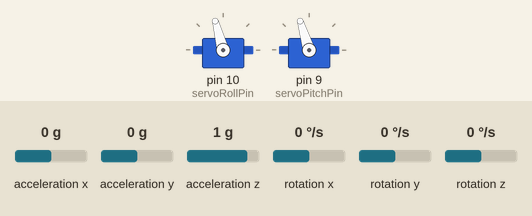
Simulated run of this sketch. Board: Arduino Uno, built with avr-gcc and run on an emulated ATmega328P. Shown: 2 × servo. Wiring (inferred from the names in the program): MPU-6050 motion sensor at I2C address 0x68. The test bench sets the inputs (shaded band); at power-on: acceleration z 1 g, acceleration x 0 g, rotation x 0 °/s, rotation y 0 °/s, acceleration y 0 g, rotation z 0 °/s.

Above: at 1.2 s.
1.3 s: acceleration z set to 0 g
At 1.7 s:
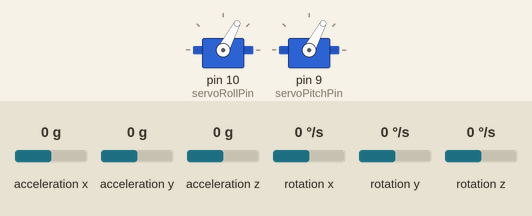
2.8 s: acceleration x set to -1.4 g
At 2.91 s:
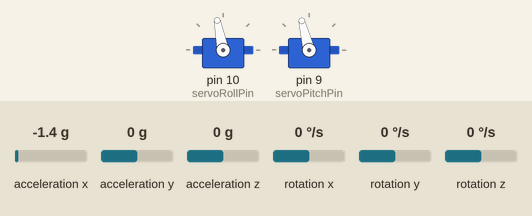
5.8 s: rotation x set to 12 °/s
At 8.69 s:
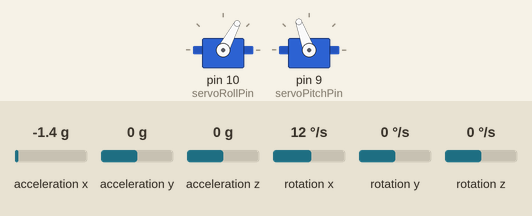
8.8 s: acceleration x set to 0.8 g
11.8 s: rotation y set to -192 °/s
13.6 s: rotation x set to -192 °/s
At 15.1 s:
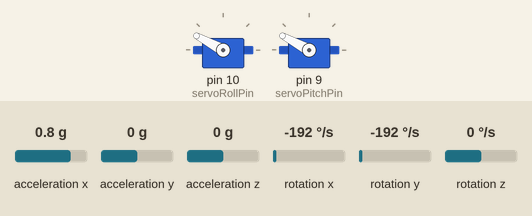
Timing chart, 0 to 16.6 s (numbered marks = the images above; inputs shaded):
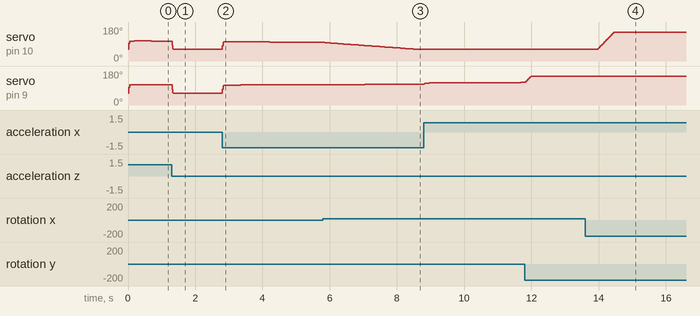

The sketch:

DroneGimbal.ino
```cpp
/**
* Mini Drone Gimbal
*/

#include <Wire.h>
#include <PID_v1.h>
#include <Servo.h>

// I2C address of the MPU-6050. If AD0 pin is set to HIGH, the I2C address will be 0x69.
constexpr int MPU_ADDR = 0x68;

float gyroAngleX;
float gyroAngleY;

float elapsedTime;
float currentTime;
float previousTime;

// Servo signal GPIOs
constexpr uint8_t servoRollPin = 10;
constexpr uint8_t servoPitchPin = 9;

Servo servoRollAxis;
Servo servoPitchAxis;

constexpr int16_t servoOffsetRollAngle = 17;
constexpr int16_t servoOffsetPitchAngle = 17;

constexpr float filterWeightRoll = 0.5;
float filterRollAngle = 0;
uint8_t rollAngle = 0;

constexpr float filterWeightPitch = 0.5;
float filterPitchAngle = 0;
uint8_t pitchAngle = 0;

void setup() {
  Serial.begin(9600);

  Wire.begin();
  Wire.beginTransmission(MPU_ADDR); // Begins a transmission to the I2C slave (GY-521 board)
  Wire.write(0x6B); // PWR_MGMT_1 register
  Wire.write(0); // set to zero (wakes up the MPU-6050)
  Wire.endTransmission(true);

  servoRollAxis.attach(servoRollPin);
  servoPitchAxis.attach(servoPitchPin);
}

void loop() {

  // Input
  // Read accelerometer data
  Wire.beginTransmission(MPU_ADDR);
  Wire.write(0x3B); // Start with register 0x3B (ACCEL_XOUT_H)
  Wire.endTransmission(false);
  Wire.requestFrom(MPU_ADDR, 6, true); // Read 6 registers total, each axis value is stored in 2 registers
  //For a range of +-2g, we need to divide the raw values by 16384, according to the datasheet
  float accX = (Wire.read() << 8 | Wire.read()) / 16384.0; // X-axis value
  float accY = (Wire.read() << 8 | Wire.read()) / 16384.0; // Y-axis value
  float accZ = (Wire.read() << 8 | Wire.read()) / 16384.0; // Z-axis value
  // Calculating Roll and Pitch from the accelerometer data
  float accAngleX = (atan(accY / sqrt(pow(accX, 2) + pow(accZ, 2))) * 180 / PI) + 0.43; // AccErrorX ~(-0.43) See the calculate_IMU_error()custom function for more details
  float accAngleY = (atan(-1 * accX / sqrt(pow(accY, 2) + pow(accZ, 2))) * 180 / PI) + 0.69; // AccErrorY ~(-0.69)

  // Read gyroscope data
  previousTime = currentTime;        // Previous time is stored before the actual time read
  currentTime = millis();            // Current time actual time read
  elapsedTime = (currentTime - previousTime) / 1000; // Divide by 1000 to get seconds

  // Read gyroscope data
  // Gyro data first register address 0x43
  Wire.beginTransmission(MPU_ADDR);
  Wire.write(0x43);
  Wire.endTransmission(false);
  Wire.requestFrom(MPU_ADDR, 6, true);
  // For a 250deg/s range we have to divide first the raw value by 131.0, according to the datasheet
  float gyroX = (Wire.read() << 8 | Wire.read()) / 131.0;
  float gyroY = (Wire.read() << 8 | Wire.read()) / 131.0;
  // Correct the outputs with the calculated error values
  gyroX = gyroX + 1.48; // GyroErrorX ~(-1.48)
  gyroY = gyroY - 0.85; // GyroErrorY ~(0.85)
  // Currently the raw values are in degrees per seconds,
  //deg/s, so we need to multiply by sendonds (s) to get the angle in degrees
  gyroAngleX = gyroAngleX + gyroX * elapsedTime; // deg/s * s = deg
  gyroAngleY = gyroAngleY + gyroY * elapsedTime;
  // Complementary filter - combine acceleromter and gyro angle values
  float gyroRollAngle = 0.96 * gyroAngleX + 0.04 * accAngleX;
  float gyroPitchAngle = 0.96 * gyroAngleY + 0.04 * accAngleY;

  // Print the values on the serial monitor
  /*
  Serial.print(gyroRollAngle);
  Serial.print("/");
  Serial.println(gyroPitchAngle);
  */
  // Control Loop

  const int16_t desiredRollAngle = 90;
  int16_t errorRollAngle = desiredRollAngle - gyroRollAngle;
  errorRollAngle = errorRollAngle > 135 ? 135 : errorRollAngle;
  errorRollAngle = errorRollAngle < 45 ? 45 : errorRollAngle;

  const int16_t desiredPitchAngle = 90;
  int16_t errorPitchAngle = desiredPitchAngle - gyroPitchAngle;
  errorPitchAngle = errorPitchAngle > 135 ? 135 : errorPitchAngle;
  errorPitchAngle = errorPitchAngle < 45 ? 45 : errorPitchAngle;

  // Filter

  filterRollAngle = filterWeightRoll*(float)errorRollAngle + (1-filterWeightRoll)*filterRollAngle;
  filterPitchAngle = filterWeightPitch*(float)errorPitchAngle + (1-filterWeightPitch)*filterPitchAngle;

  // Output

  if (filterRollAngle != rollAngle) {
    rollAngle = filterRollAngle;
    servoRollAxis.write((uint8_t)(filterRollAngle + servoOffsetRollAngle));
  }

  if (filterPitchAngle != pitchAngle) {
    pitchAngle = filterPitchAngle;
    servoPitchAxis.write((uint8_t)(filterPitchAngle + servoOffsetPitchAngle));
  }

  delay(5);
}
```

Measured:
- after the input at 2.8 s, servo on pin 10 (servoRollPin): 62° → 101° at once, → 102° 0.17 s later, → 101° 0.54 s later, → 100° 0.70 s later, … (6 changes in this stretch); servo on pin 9 (servoPitchPin): 62° → 104° at once, → 105° 0.18 s later, → 106° 0.38 s later, → 107° 1.2 s later
- after the input at 13.6 s, servo on pin 10 (servoRollPin): moves from 62° to 152° over 0.61 s, starting after 0.36 s
